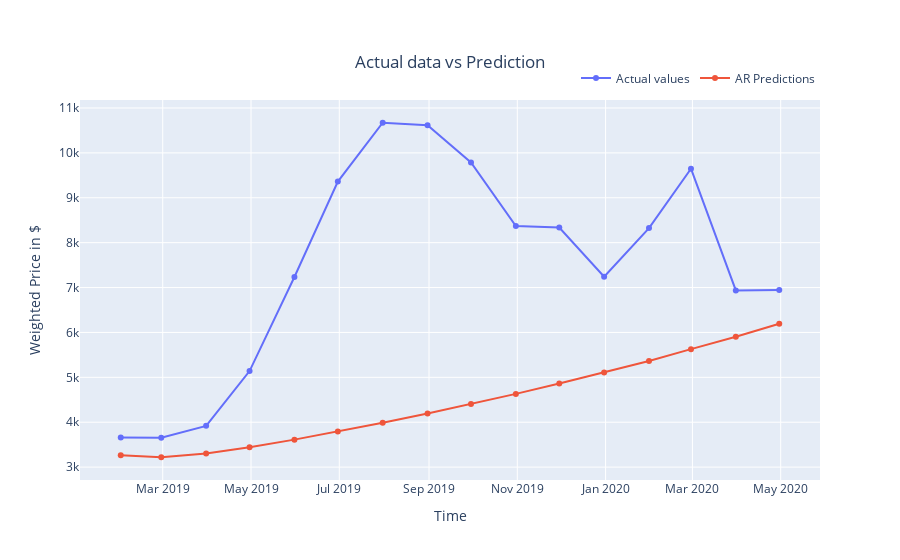

Notebook source saved alongside this figure:
### Code cell
trace0 = go.Line(x=test.index, y=test.Weighted_Price, name='Actual values');
trace1 = go.Line(x=test.index, y=test.AR_pred, name='AR Predictions');
layout = dict(title={'text': "Actual data vs Prediction\n",'y':0.9,'x':0.5,'xanchor': 'center','yanchor': 'top'},
              xaxis = dict(title = 'Time'),
              yaxis = dict(title = 'Weighted Price in $')
            );
data = [trace0,trace1]

fig = go.Figure(data = data, layout = layout);
fig.update_layout(legend=dict(
    orientation="h",
    yanchor="bottom",
    y=1.02,
    xanchor="right",
    x=1
))
fig.show();

### Figure 1 — Plotly figure (JSON) as saved in the notebook; plotly's stock layout.template omitted (floating-point values rounded to 4 significant figures)
{"data": [{"name": "Actual values", "type": "scatter", "x": ["2019-01-31T00:00:00", "2019-02-28T00:00:00", "2019-03-31T00:00:00", "2019-04-30T00:00:00", "2019-05-31T00:00:00", "2019-06-30T00:00:00", "2019-07-31T00:00:00", "2019-08-31T00:00:00", "2019-09-30T00:00:00", "2019-10-31T00:00:00", "2019-11-30T00:00:00", "2019-12-31T00:00:00", "2020-01-31T00:00:00", "2020-02-29T00:00:00", "2020-03-31T00:00:00", "2020-04-30T00:00:00"], "y": [3659.0, 3654.0, 3919.0, 5139.0, 7234.0, 9362.0, 10670.0, 10620.0, 9786.0, 8369.0, 8337.0, 7241.0, 8325.0, 9648.0, 6936.0, 6947.0]}, {"name": "AR Predictions", "type": "scatter", "x": ["2019-01-31T00:00:00", "2019-02-28T00:00:00", "2019-03-31T00:00:00", "2019-04-30T00:00:00", "2019-05-31T00:00:00", "2019-06-30T00:00:00", "2019-07-31T00:00:00", "2019-08-31T00:00:00", "2019-09-30T00:00:00", "2019-10-31T00:00:00", "2019-11-30T00:00:00", "2019-12-31T00:00:00", "2020-01-31T00:00:00", "2020-02-29T00:00:00", "2020-03-31T00:00:00", "2020-04-30T00:00:00"], "y": [3266.0, 3220.0, 3305.0, 3445.0, 3612.0, 3795.0, 3989.0, 4193.0, 4407.0, 4631.0, 4865.0, 5109.0, 5363.0, 5628.0, 5905.0, 6194.0]}], "layout": {"legend": {"orientation": "h", "x": 1, "xanchor": "right", "y": 1.02, "yanchor": "bottom"}, "title": {"text": "Actual data vs Prediction\n", "x": 0.5, "xanchor": "center", "y": 0.9, "yanchor": "top"}, "xaxis": {"title": {"text": "Time"}}, "yaxis": {"title": {"text": "Weighted Price in $"}}}}
